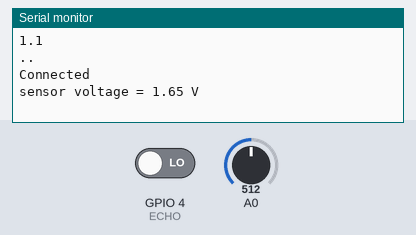
The sketch below on a simulated ESP8266 (NodeMCU). On the bench: the last lines printed to the serial monitor. The test bench sets the inputs (shaded band); at power-on: A0 = 512, GPIO 4 (ECHO) LOW. WiFi joins after 1.5 s; servers stay silent unless stated.

Above: at 3.2 s.
3.3 s: A0 set to 716
At 4.4 s:
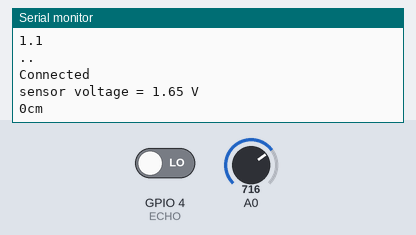
9.7 s: A0 set to 900
At 13.3 s:
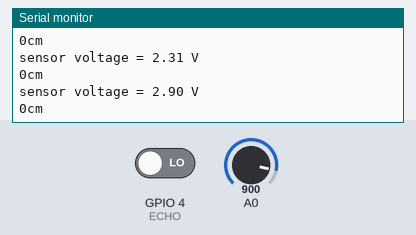
Timing chart, 0 to 14.8 s (numbered marks = the images above; inputs shaded):
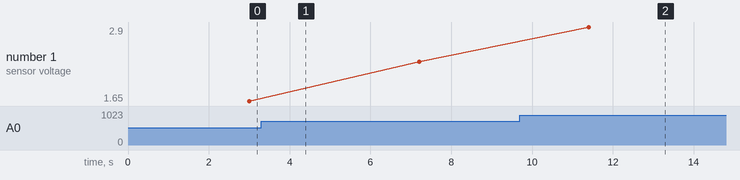

The sketch:

node_mcu_gas_sensor.ino
```cpp
#include <ESP8266WiFi.h>
//#include <OneWire.h>
//#include <PubSubClient.h>

const char *ssid =  "DataSoft_WiFi";        //Your Access Point or Personal Hotspot, cannot be longer than 32 characters!
const char *pass =  "support123";    //Your Access Point or Personal Hotspot password
const char* serverTS = "api.thingspeak.com";
String apiKey = "6TFFNWZ6T97FB2DC";          //Insert your Channel API Key here
//const int pingPin = 2;          //Ultrasonic connected to GPIO0
int TRIGGER = 5; //Pin D1 = TRIGGER
int ECHO = 4; //Pin D2 = ECHO


void setup()
{
  //pinMode(0,OUTPUT);            //LED connected to GPIO2
  Serial.begin(115200);         //Recommended speed is 115200
  pinMode(TRIGGER,OUTPUT);
  pinMode(ECHO,INPUT);
  connectWifi();
  }

void loop()
{
  long duration, inches, cm;

  duration = pulseIn(ECHO, HIGH);

  // convert the time into a distance
  cm = microsecondsToCentimeters(duration);


//---Take analog readings
  float sensorVoltage;
  float sensorValue;
  sensorValue = analogRead(A0);
  sensorVoltage = sensorValue/1024*3.3;

  Serial.print("sensor voltage = ");
  Serial.print(sensorVoltage);
  Serial.println(" V");
  delay(1000);

//
  Serial.print(cm);
  Serial.print("cm");
  Serial.println();

  delay(1000);
 sendHeight(sensorVoltage);
}
void connectWifi()
{
  Serial.print("Connecting to "+*ssid);
  WiFi.begin(ssid, pass);
  while (WiFi.status() != WL_CONNECTED) {
  delay(1000);
  Serial.print(".");
  }
  Serial.println("");
  Serial.println("Connected");
  Serial.println("");
}//end connect

long microsecondsToCentimeters(long microseconds) {
  return microseconds / 29 / 2;
}

 void sendHeight(float sensorVoltage)
{
  WiFiClient tclient;//not to be confused with "client" in PubSub{}, and wclient for mqtt
   if (tclient.connect(serverTS, 80)) { // use ip 184.106.153.149 or api.thingspeak.com
   //Serial.println("WiFi Client connected ");

   String postStr = apiKey;
   postStr += "&field1=";
   postStr += String(sensorVoltage);
    postStr += "&field2=";
    postStr += String(sensorVoltage);
   postStr += "\r\n\r\n";

   tclient.print("POST /update HTTP/1.1\n");
   tclient.print("Host: api.thingspeak.com\n");
   tclient.print("Connection: close\n");
   tclient.print("X-THINGSPEAKAPIKEY: " + apiKey + "\n");
   tclient.print("Content-Type: application/x-www-form-urlencoded\n");
   tclient.print("Content-Length: ");
   tclient.print(postStr.length());
   tclient.print("\n\n");
   tclient.print(postStr);
   delay(1000);

   }//end if

 tclient.stop();
}//end send to ts
```

Measured:
- after the input at 9.7 s, the serial monitor: prints a new line after 1.7 s (image 2)
- plotted number 1: 1.65 → 2.31 after the input at 3.3 s, 2.31 → 2.9 after the input at 9.7 s
